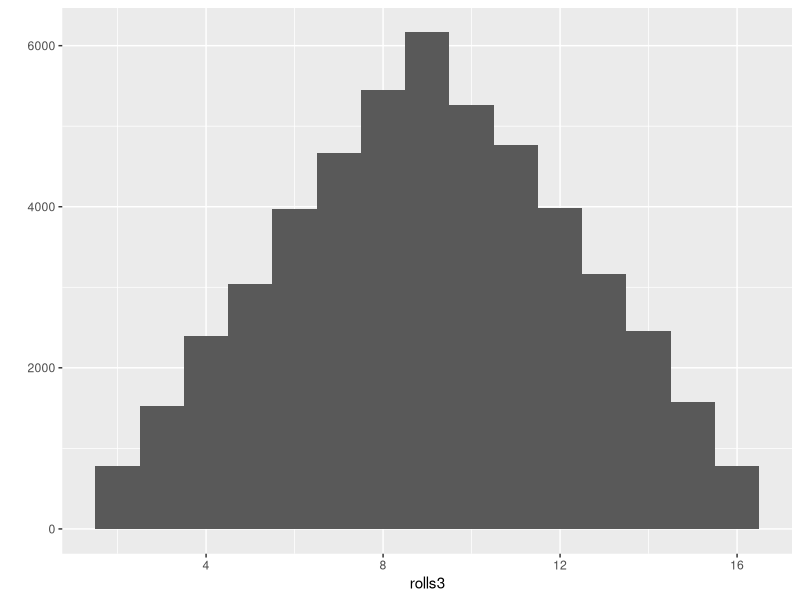
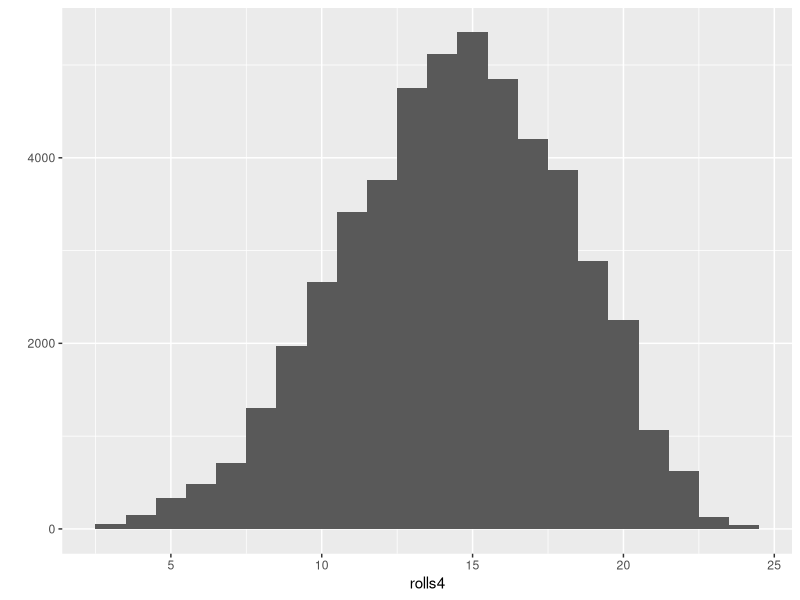

Recreate these plots in R, in order.
## ---- chunk 1
knitr::opts_chunk$set(echo = TRUE)
## ---- chunk 2
library("ggplot2")
## ---- chunk 3
roll <- function() {
  die <- 1:6
  dice <- sample(die, size = 2, replace = TRUE)
  sum(dice)
}
## ---- chunk 4
roll2 <- function(bones=1:6, size=3) {
  dice <- sample(bones, size, replace = TRUE)
  sum(dice)
}
## ---- chunk 5
roll2()
roll2(bones=1:4)
## ---- chunk 6
roll3 <- function(bones=1:8, size=2) {
  dice <- sample(bones, size = size, replace = TRUE)
  sum(dice)
}

roll3(bones = 1:8, size=3)
## ---- chunk 7
# qplot makes a histogram when you give it a single vector.
rolls3 <- replicate(50000, roll3())
qplot(rolls3, binwidth = 1)
## ---- chunk 8
roll4 <- function() {
  die <- 1:8
  dice <- sample(die, size = 3, replace = TRUE, 
    prob = c(1/10, 1/10, 1/10, 1/10, 1/10, 3/10,1/10,1/10))
  sum(dice)
}
## ---- chunk 9
# qplot makes a histogram when you give it a single vector.
rolls4 <- replicate(50000, roll4())
qplot(rolls4, binwidth = 1)
## ---- chunk 10
x <- c(1:10,-Inf, Inf)
rescale01 <- function(v){
  rng <- range(v, na.rm=FALSE,finite = TRUE)
  v <- (v-rng[1])/(rng[2]-rng[1])
  # -Inf is mapped to 0 and Inf is mapped to 1.
  ifelse(is.finite(v), v, ifelse(v > 0, 1, 0))
}
rescale01(x)
## ---- chunk 11
x <- c(0, 1, NA, NA, NA, 3, -4, NA)
y <- c(-3, NA, 0, NA, NA, NA, 0, 1)

# one line solution (for loop would also do the job but not efficient)
both_na <- function(x, y){
  which(is.na(x) & is.na(y))
}

both_na(x,y)
